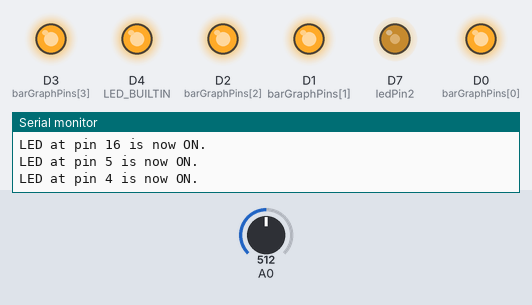
Bench run of a sketch on a simulated ESP8266 (NodeMCU). On the bench: output pins drawn as LEDs (lit = HIGH, except the on-board LED, lit = LOW), the last lines printed to the serial monitor. Inputs (shaded band) come from the test bench; at power-on: A0 = 512. WiFi joins after 1.5 s; servers stay silent unless stated.

Above: at 2.7 s.
2.8 s: A0 set to 716
At 3.4 s:
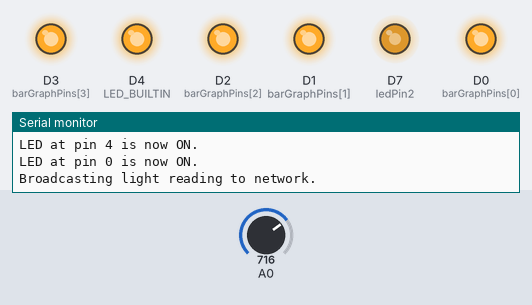
4.4 s: A0 set to 900
At 5.7 s:
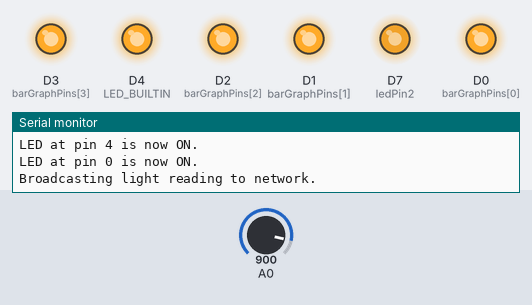
6.0 s: A0 set to 122
At 6.8 s:
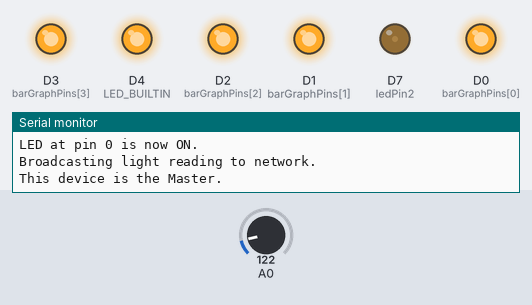
Timing chart, 0 to 9.0 s (numbered marks = the images above; inputs shaded):
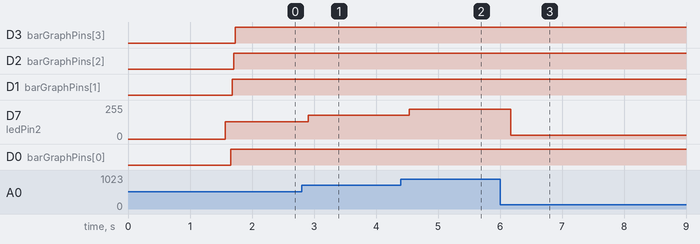

Measured:
- after the input at 2.8 s, D7 (ledPin2): 128/255 → 178/255 after 0.11 s
- after the input at 4.4 s, D7 (ledPin2): 178/255 → 224/255 after 0.14 s
- after the input at 6.0 s, D7 (ledPin2): 224/255 → 30/255 after 0.17 s

The sketch:

ESPcode.ino
```cpp
#include <ESP8266WiFi.h>
#include <WiFiUdp.h>    //Library for UDP packets

char ssid[] = "SSID";
char pass[] = "PASSWORD";

const unsigned int localPort = 2910;
WiFiUDP udp;
IPAddress broadcastIP(255, 255, 255, 255);

// Sensor variables
int lightReading;
int ledPin2 = D7;
bool isMaster = false;
unsigned long lastPacketTime = 0;
const unsigned long silenceThreshold = 100;
unsigned long masterDeterminationStart;

// LED Bar Graph Pins
const int barGraphPins[] = {D0, D1, D2, D3};
const int BarGraphLEDs = sizeof(barGraphPins) / sizeof(barGraphPins[0]); // Number of LEDs in the bar graph

void setup() {
  Serial.begin(9600);
  pinMode(LED_BUILTIN, OUTPUT);
  pinMode(ledPin2, OUTPUT);

  // Initialize the LED bar graph pins
  for (int i = 0; i < BarGraphLEDs; i++) {
    pinMode(barGraphPins[i], OUTPUT);  // Set each bar graph pin as an output
    digitalWrite(barGraphPins[i], LOW); // Turn off all LEDs initially
  }

  // Connect to WiFi
  Serial.println("Attempting to connect to WiFi network...");
  WiFi.begin(ssid, pass);
  while (WiFi.status() != WL_CONNECTED) {
    delay(500);
    Serial.print(".");
  }
  Serial.println("\nWiFi connection successful!");
  Serial.print("Device IP address: ");
  Serial.println(WiFi.localIP());

  // Start the UDP service
  udp.begin(localPort);
  Serial.print("UDP service started on port ");
  Serial.println(localPort);

  masterDeterminationStart = millis();
}

void loop() {
  // Read the light sensor value (range 0 to 1023)
  lightReading = analogRead(A0);
  Serial.print("Current light sensor value: ");
  Serial.println(lightReading);

  // Adjust the brightness of the external LED based on the light reading
  setLEDBrightness(lightReading);

  // Update the LED bar graph to visually represent the light sensor reading
  controlLEDBarGraph(lightReading);

  // Check for incoming UDP packets
  handleIncomingPackets();

  // If no packet is received within the silence threshold, broadcast the current reading
  if (millis() - lastPacketTime > silenceThreshold) {
    isMaster = true; // Default to master if no higher reading received
    sendLightReading(lightReading); // Send the current light reading to the network
  }

  // Check if the device is master or slave
  if (millis() - lastPacketTime < silenceThreshold) {
    if (isMaster) {
      digitalWrite(LED_BUILTIN, LOW); // Turn on the onboard LED for Master
      Serial.println("This device is the Master.");
    } else {
      digitalWrite(LED_BUILTIN, HIGH); // Turn off the onboard LED for non-Master
      Serial.println("This device is a Slave.");
    }
  }

  delay(100); // Prevent overwhelming the network with too many packets
}

void sendLightReading(int reading) {
  byte packet[4];
  packet[0] = 0x01;
  packet[1] = (reading >> 8) & 0xFF;
  packet[2] = reading & 0xFF;
  packet[3] = 0xFF;

  // Begin UDP transmission to the broadcast IP on the specified port
  udp.beginPacket(broadcastIP, localPort);
  udp.write(packet, sizeof(packet));
  udp.endPacket();

  lastPacketTime = millis();
  Serial.println("Broadcasting light reading to network.");
}

void handleIncomingPackets() {
  int packetSize = udp.parsePacket();
  if (packetSize) {
    byte buffer[4];
    udp.read(buffer, packetSize);

    // Check if the packet type is a light reading (0x01)
    if (buffer[0] == 0x01) {
      int receivedReading = (buffer[1] << 8) | buffer[2];
      Serial.print("Received a light reading of: ");
      Serial.println(receivedReading);

      // If the received reading is greater than the current reading, this device is no longer the master
      if (receivedReading > lightReading) {
        isMaster = false;
      }
    }

    lastPacketTime = millis(); // Update the timestamp for the last packet received
  }
}

void setLEDBrightness(int reading) {
  // Map the light reading (0-1023) to a PWM brightness level (0-255)
  int brightness = map(reading, 0, 1023, 0, 255);
  analogWrite(ledPin2, brightness);  // Set the brightness of the external LED
  Serial.print("Setting external LED brightness to: ");
  Serial.println(brightness);  // Print the new brightness level
}

void controlLEDBarGraph(int reading) {
  // Map the light reading (0-1023) to the number of LEDs to light up (0 to BarGraphLEDs)
  int numLitLEDs = map(reading, 0, 50, 0, BarGraphLEDs);

  // Print how many LEDs will be activated based on the light reading
  Serial.print("Activating ");
  Serial.print(numLitLEDs);
  Serial.println(" LEDs on the bar graph.");

  // Loop through each LED in the bar graph and turn on or off based on the number to be lit
  for (int i = 0; i < BarGraphLEDs; i++) {
    if (i < numLitLEDs) {
      digitalWrite(barGraphPins[i], HIGH);  // Turn on LED at the current pin
      Serial.print("LED at pin ");
      Serial.print(barGraphPins[i]);
      Serial.println(" is now ON.");
    } else {
      digitalWrite(barGraphPins[i], LOW);   // Turn off LED at the current pin
      Serial.print("LED at pin ");
      Serial.print(barGraphPins[i]);
      Serial.println(" is now OFF.");
    }
  }
}
```
